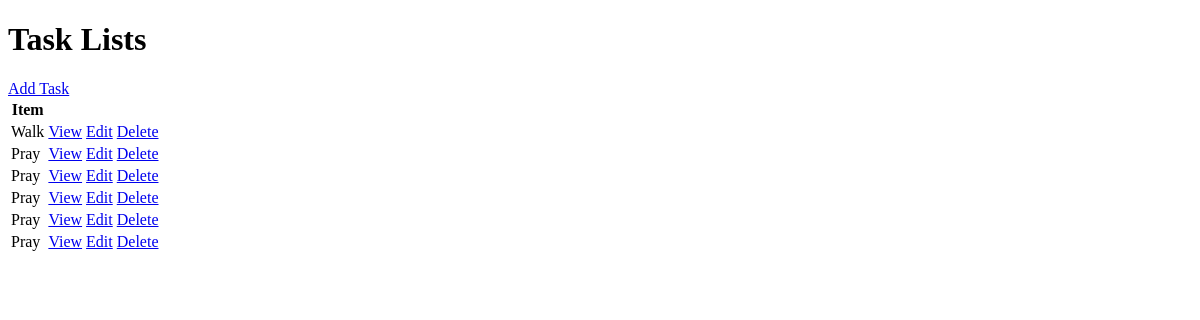
Before: / with the older database file.
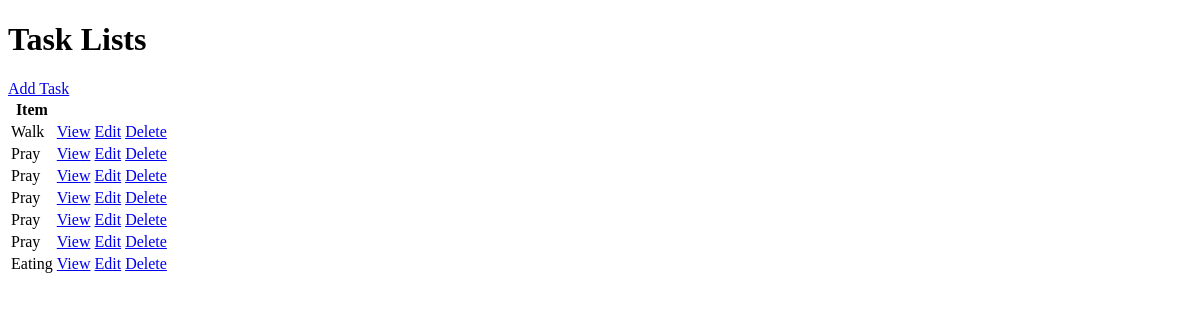
After: the same page with the newer database file.
### base/models.py (models this page shows, shortened)
class Task(models.Model):
    user = models.ForeignKey(User, on_delete=models.CASCADE, null=True, blank=True)
    title = models.CharField(max_length=100)
    description = models.TextField(max_length=100)
    complete = models.BooleanField(default=False)
    created_at = models.DateTimeField(auto_now_add=True)
    class Meta:
        ordering = ['complete']

### base/views.py (the view)
# urls.py: path('', TaskList.as_view(), name='task_list'),
class TaskList(ListView):
    model = Task
    template_name = 'base/task_list.html'
    context_object_name = 'tasks'

### base/templates/base/task_list.html
<!DOCTYPE html>
<html>
    <h1>Task Lists</h1>
    <a href="{% url 'create_task' %}">Add Task</a>
    <table>
        <tr>
            <th>Item</th>
            <th></th>
            <th></th>
        </tr>
        {% for task in tasks %}
            <tr>
                <td>{{ task.title }}</td>
                <td ><a href="{% url 'task' task.id %}">View</a></td>
                <td ><a href="{% url 'task_update' task.id %}">Edit</a></td>
                <td ><a href="{% url 'task' task.id %}">Delete</a></td>
            </tr>
        {% empty %}
        <h3>No items in list</h3>
        {% endfor %}
    </table>
</html>

Changed rows visible on the page:
added Task: title "Eating"
